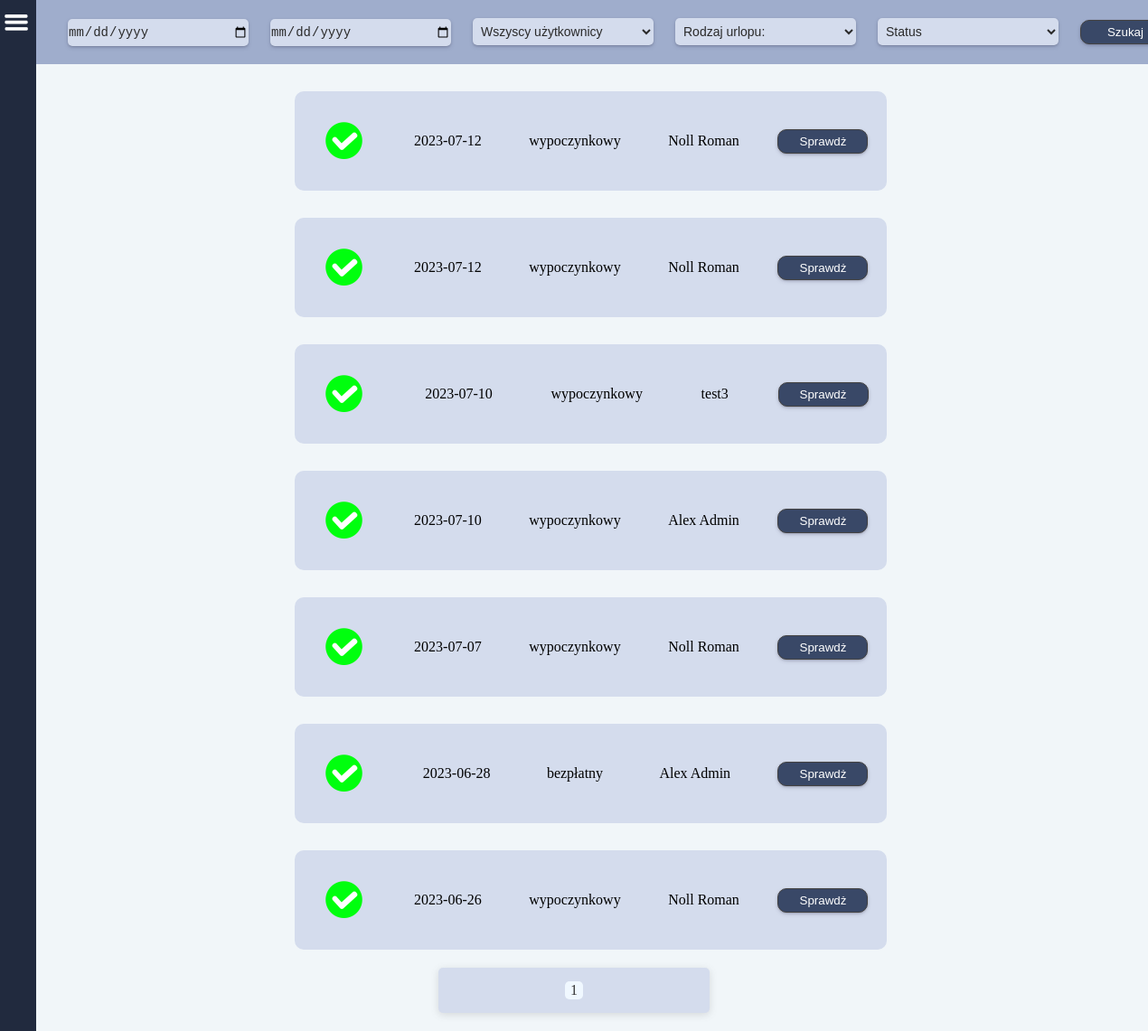
The page /allVacationRequests/ (signed in) on the database its author committed.
### main/models.py (models this page shows, shortened)
class VacationRequest(models.Model):
    v_request = models.ForeignKey(
        Vacations,
        on_delete=models.CASCADE,
    )

class Vacations(models.Model):
    user = models.ForeignKey(
        CustomUser,
        related_name='user',
        on_delete=models.SET_NULL,
        null=True,
        )
    username = models.CharField(
        null=True,
        max_length=50,
        verbose_name='Imię użytkownika',
    )
    year = models.CharField(
        default='0000',
        max_length=4,
        verbose_name='Rok',
    )
    date = models.CharField(
        default='00-00-0000',
        max_length=10,
        verbose_name='Data',
    )
    v_from = models.CharField(
        default='00-00-0000',
        max_length=10,
        verbose_name='Od',
    )
    v_to = models.CharField(
        default='00-00-0000',
        max_length=10,
        verbose_name='Do',
    )
    type = models.CharField(
        null=True,
        max_length=50,
        verbose_name='Typ urlopu',
    )
    actually_days_to_use = models.IntegerField(
        default=0,
        verbose_name='Faktyczny urlop według przepracowanych dni',
    )
    days_used_in_current_year = models.IntegerField(
        default=0,
        verbose_name='Użyto w bieżącym roku',
    )
    days_to_use_in_last_year = models.IntegerField(
        default=0,
        verbose_name='Do użycia w poprzednim roku',
    )
    days_used_in_last_year = models.IntegerField(
        default=0,
        verbose_name='Użyto w poprzednim roku',
    )
    days_planned = models.IntegerField(
        null=True,
        verbose_name='Zaplanowany urlop',
    )
    consideration = models.BooleanField(
        default=False,
        verbose_name='Rozpatrywanie',
    )
    accepted = models.BooleanField(
        default=False,
        verbose_name='Akceptacja',
    )

### main/views.py (the view, shortened to what this page needs)
# urls.py: path('allVacationRequests/', allVacationRequests, name='allVacationRequests'),
def allVacationRequests(request):
    reqs = VacationRequest.objects.all().order_by('-v_request__id')
    users = CustomUser.objects.all().values('username')
    types = [
        'wypoczynkowy',
        'bezpłatny',
    ]
    paginator = Paginator(reqs, 10)
    page_number = request.GET.get('page')
    reqs = paginator.get_page(page_number)
    context = {
       'reqs': reqs,
       'users': users,
       'types': types,
    }
    return render(request, 'all_vacation_requests.html', context)

### main/templatetags/vacation_requests.py (called while the page is built)
@register.simple_tag
def request_quantity():
    reqs = VacationRequest.objects.filter(
        v_request__consideration=True
    ).order_by(
        '-v_request__id'
    ).select_related('v_request')
    return reqs.count()

### main/templates/all_vacation_requests.html (shortened to what this page needs)
{% extends 'base.html' %}
{% load static %}
    {% block content %}
    <div class="filter-container">
        <form method="POST">
            <input class="input_" name="sorted_from" id="datetimepicker" type="date" value="date">
            <input class="input_" name="sorted_to" id="datetimepicker" type="date" value="date">
            <select class="input_"  name="user" placeholder="Pracownicy">
                <option disabled selected value="">Wszyscy użytkownicy</option>
            </select>
            <select class="input_"  name="type">
                <option disabled selected value="">Rodzaj urlopu:</option>
            </select>
            <select class="input_"  name="status">
                <option disabled selected value="">Status</option>
            </select>
            <button class="btn"><p class="btn-title">Szukaj</p></button>
        </form>
    </div>
        {% for r in reqs %}
            <div class="cwo_cont">
                <div class="req_vacations_container">
                    <div class="vacations_mini">
                        {% if r.v_request.consideration is True %}
                            <img src="{% static 'images/question.png' %}" width="50" height="50">
                        {% elif r.v_request.accepted is True %}
                            <img src="{% static 'images/accept.png' %}" width="50" height="50">
                        {% elif r.v_request.accepted is False %}
                            <img src="{% static 'images/close.png' %}" width="50" height="50">
                        {% endif %}
                    </div>
                    <div class="vacations_mini">
                        <p>{{ r.v_request.date }}</p>
                    </div>
                    <div class="vacations_mini">
                        <p>{{ r.v_request.type }}</p>
                    </div>
                    <div class="vacations_mini">
                        <p>{{ r.v_request.username }}</p>
                    </div>
                    <button class="btn">
                        <a href="{% url 'vacationRequest' r.v_request.id %}"><p class="btn-title">Sprawdż</p></a>
                    </button>
                </div>
            </div>
            {% endfor %}
            <div class="pagination">
                <span class="step-links">
                    <span class="current-page"><p>{{ reqs.number }}</p></span>
                </span>
            </div>
    {% endblock %}

### static/css/base.css (style rules this page uses)
:root { --btn-bg-color: #394867; --border: 1px solid #434242; --main-bg-color: #F1F6F9; --header-bg-color: #212A3E; --input-bg-color: #d4dced; --title-bg-color: #9fadcc; --text-color: white; --height: 100%; --width: 100%; }
.filter-container { display: flex; flex-direction: row; align-items: center; justify-content: center; width: 100vw; padding: 10px; margin-left: 40px; background-color: var(--title-bg-color); }
.input_ { background-color: var(--input-bg-color); color: #2a2a2a; border-radius: 5px; border: transparent; width: 200px; height: 30px; font-size: 14px; margin: 10px; cursor: pointer; box-shadow: rgba(50, 50, 93, 0.25) 0px 2px 5px -1px, rgba(0, 0, 0, 0.3) 0px 1px 3px -1px; }
select { background-color: var(--input-bg-color); color: #2a2a2a; border-radius: 5px; border: transparent; width: 200px; height: 30px; font-size: 14px; padding-left: 5px; cursor: pointer; box-shadow: rgba(50, 50, 93, 0.25) 0px 2px 5px -1px, rgba(0, 0, 0, 0.3) 0px 1px 3px -1px; }
.btn { padding: 5px; margin: 10px; background-color: var(--btn-bg-color); border: var(--border); border-radius: 10px; cursor: pointer; width: 100px; box-shadow: rgba(50, 50, 93, 0.25) 0px 2px 5px -1px, rgba(0, 0, 0, 0.3) 0px 1px 3px -1px; }
a { color: var(--text-color); text-decoration: none; }
.btn-title { color: var(--text-color); text-decoration: none; text-align: center; }

### static/css/login.css (style rules this page uses)
* { margin: 0; padding: 0; }

### static/css/create_work_object.css (style rules this page uses)
.cwo_cont { display: flex; flex-direction: column; align-items: center; padding-left: 66px; padding-right: 30px; }

### static/css/vacations.css (style rules this page uses)
.vacations_mini { display: flex; flex-direction: row; padding: 20px; }
.req_vacations_container { display: flex; flex-direction: row; justify-content: space-between; align-items: center; margin-top: 30px; width: 50vw; height: auto; background-color: var(--input-bg-color); padding: 10px; border-radius: 10px; }

### static/css/pagination.css (style rules this page uses)
.pagination { display: flex; justify-content: center; align-items: center; padding: 20px; }
.step-links { display: flex; justify-content: space-around; align-items: center; width: 300px; height: 50px; background-color: var(--input-bg-color); border-radius: 5px; box-shadow: rgba(99, 99, 99, 0.2) 0px 2px 8px 0px; }
.current-page { display: flex; justify-content: center; align-items: center; width: 20px; height: 20px; background-color: aliceblue; border-radius: 5px; }
.current-page p { color: #323234; }

### rows shown on the page
VacationRequest: v_request "2023-07-12", v_request.type "wypoczynkowy", v_request.username "Noll Roman"
VacationRequest: v_request "2023-07-12", v_request.type "wypoczynkowy", v_request.username "Noll Roman"
VacationRequest: v_request "2023-07-10", v_request.type "wypoczynkowy", v_request.username "test3"
VacationRequest: v_request "2023-07-10", v_request.type "wypoczynkowy", v_request.username "Alex Admin"
VacationRequest: v_request "2023-07-07", v_request.type "wypoczynkowy", v_request.username "Noll Roman"
VacationRequest: v_request "2023-06-28", v_request.type "bezpłatny", v_request.username "Alex Admin"
VacationRequest: v_request "2023-06-26", v_request.type "wypoczynkowy", v_request.username "Noll Roman"

### other values the page prints
{{ reqs.number }} "1"
